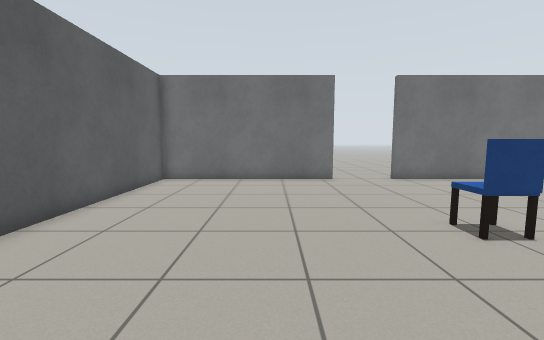
view 1 (above)

12 first-person views from a walk through a robot-simulator world made for Gazebo. The camera is 0.93 m above the floor, tilts 6° down and sees 90° across. The floor is counted in squares, 0.5 m on a side. Each view is taken from the middle of a square. On the plan, view 1 faces up. The plan holds only what a view shows up to about 15 squares ahead; the rest is blank.

view 2
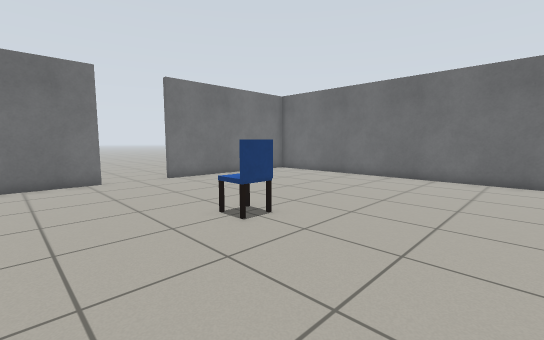

view 3
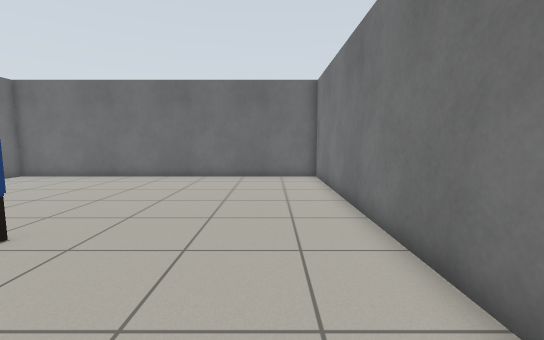

view 4
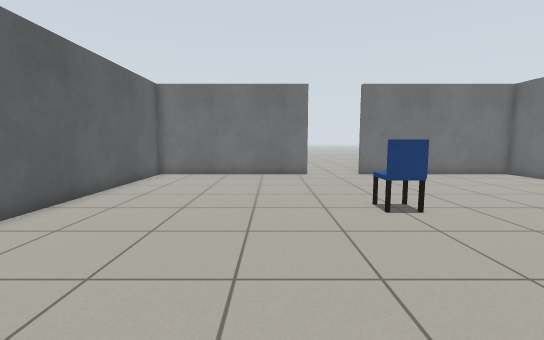

view 5
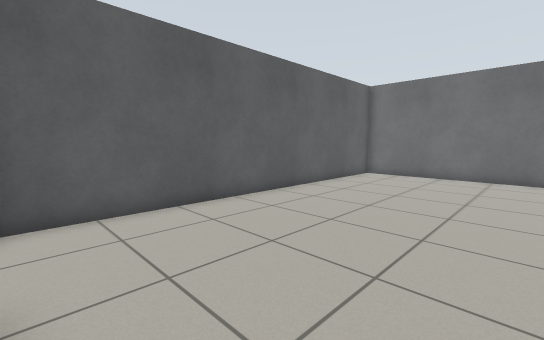

view 6
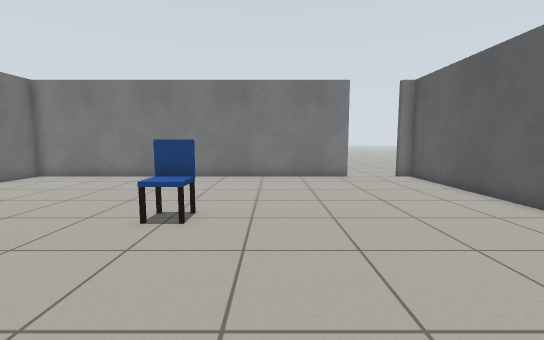

view 7
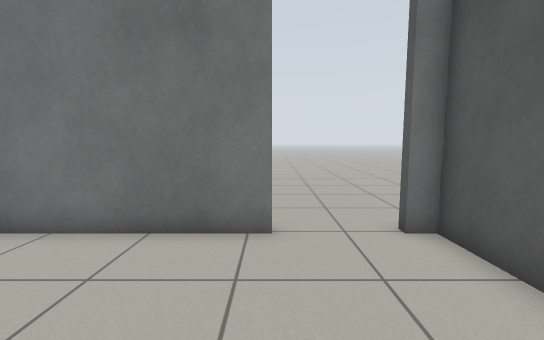

view 8
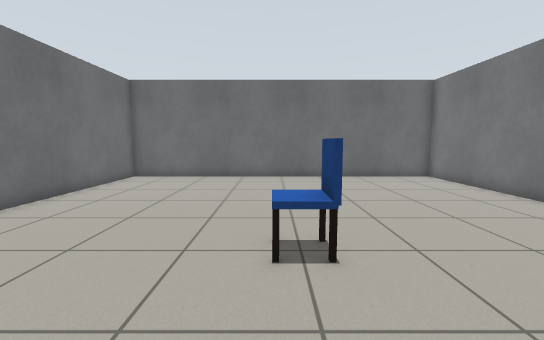

view 9
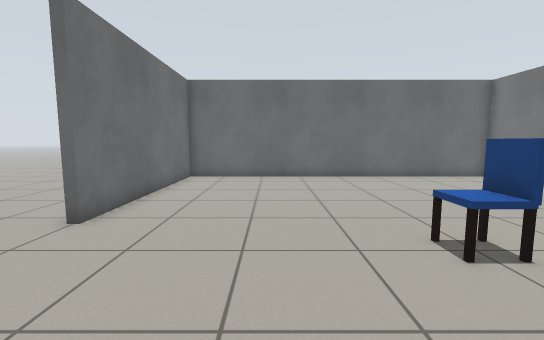

view 10
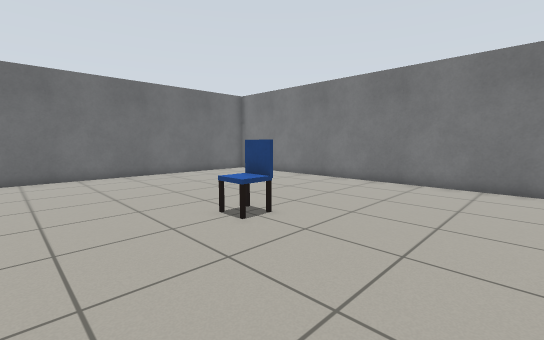

view 11
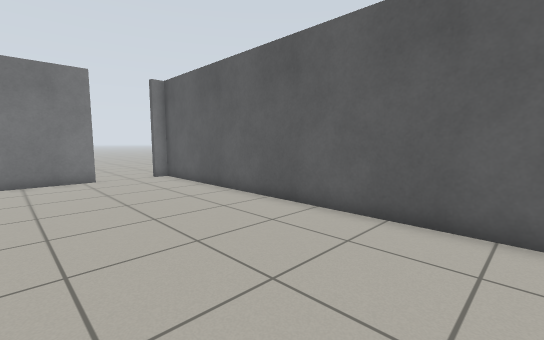

view 12
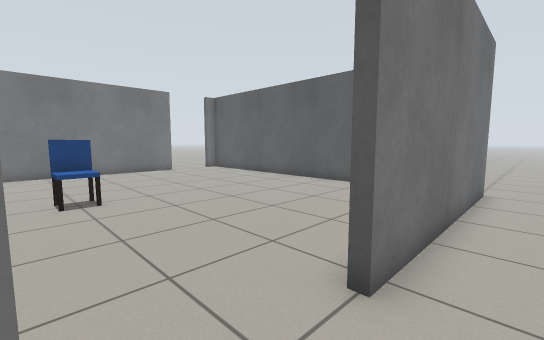

### Floor plan
Points are (right, up) in squares from view 1. A wall is a line through its corners. A room is listed if a view was taken in it or the views show most of it. See-through windows are left out.
Room 1 (views 1, 2, 3, 4, 5, 6, 7, 8, 9, 10, 11)
walls: (3, 13.7) (3, 13.3) (-5.3, 13.3) (-5.3, -2.4); (-2, -2.4) (14.3, -2.4) (14.3, 13.3) (6, 13.3); (-4.7, -2.4) (-4.7, -2.8)
ways out: opening at (-5, -3.5) to room 2; opening at (5, 13) to room 2
objects: chair (4, 5) to (5, 6)
Room 2 (view 12)
walls: (-5.6, 13.7) (3, 13.7); (6, 13.3) (6, 13.8)
ways out: opening at (-5, -3.5) to room 1; opening at (5, 13) to room 1

Positions as (right, up) in squares from view 1, and headings:
1: (0, 0), facing up
2: (0, 0), facing up-right
3: (0, 0), facing right
4: (1, -2), facing up
5: (2, -2), facing up-left
6: (2, 12), facing down
7: (-2, 3), facing down
8: (0, 6), facing right
9: (0, 9), facing right
10: (-1, 10), facing down-right
11: (1, 12), facing down-left
12: (6, 15), facing down-left
